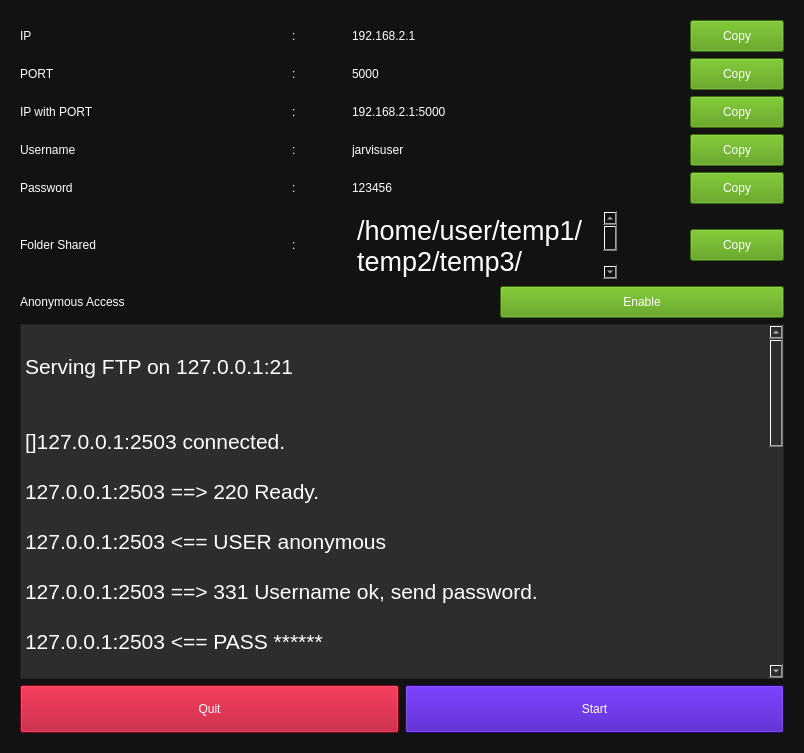
<?xml version="1.0" encoding="UTF-8"?>
<ui version="4.0">
 <class>Form</class>
 <widget class="QWidget" name="Form">
  <property name="geometry">
   <rect>
    <x>0</x>
    <y>0</y>
    <width>804</width>
    <height>753</height>
   </rect>
  </property>
  <property name="windowTitle">
   <string>Form</string>
  </property>
  <property name="styleSheet">
   <string notr="true">background-color: rgb(18, 18, 18);</string>
  </property>
  <layout class="QGridLayout" name="gridLayout">
   <item row="0" column="0">
    <widget class="QStackedWidget" name="stackedWidget">
     <property name="currentIndex">
      <number>1</number>
     </property>
     <widget class="QWidget" name="page">
      <layout class="QGridLayout" name="gridLayout_2">
       <item row="0" column="0">
        <layout class="QHBoxLayout" name="horizontalLayout">
         <item>
          <widget class="QPushButton" name="default_button">
           <property name="styleSheet">
            <string notr="true">font: 81 24pt &quot;FreeSans&quot;;
background-color: rgb(55, 0, 179);
color: rgb(255, 255, 255);
padding: 16px;</string>
           </property>
           <property name="text">
            <string>Default</string>
           </property>
          </widget>
         </item>
         <item>
          <widget class="QPushButton" name="select_button">
           <property name="styleSheet">
            <string notr="true">font: 81 24pt &quot;FreeSans&quot;;
background-color: rgb(55, 0, 179);
color: rgb(255, 255, 255);
padding: 16px;</string>
           </property>
           <property name="text">
            <string>Select</string>
           </property>
          </widget>
         </item>
        </layout>
       </item>
      </layout>
     </widget>
     <widget class="QWidget" name="page_2">
      <layout class="QGridLayout" name="gridLayout_3">
       <item row="1" column="0">
        <layout class="QVBoxLayout" name="verticalLayout" stretch="1,1,1,1,1,1,1,6,2">
         <item>
          <layout class="QHBoxLayout" name="horizontalLayout_2" stretch="5,1,5,3">
           <item alignment="Qt::AlignLeft">
            <widget class="QLabel" name="ip_label">
             <property name="styleSheet">
              <string notr="true">font: 81 20pt &quot;FreeSans&quot;;
background-color: rgba(0, 0, 0, 0);
color: rgb(255, 255, 255);</string>
             </property>
             <property name="text">
              <string>IP</string>
             </property>
            </widget>
           </item>
           <item>
            <widget class="QLabel" name="ip_colon_label">
             <property name="styleSheet">
              <string notr="true">font: 81 20pt &quot;FreeSans&quot;;
background-color: rgba(0, 0, 0, 0);
color: rgb(255, 255, 255);</string>
             </property>
             <property name="text">
              <string>:</string>
             </property>
            </widget>
           </item>
           <item>
            <widget class="QLabel" name="ip_value_label">
             <property name="styleSheet">
              <string notr="true">font: 81 20pt &quot;FreeSans&quot;;
background-color: rgba(0, 0, 0, 0);
color: rgb(255, 255, 255);</string>
             </property>
             <property name="text">
              <string>192.168.2.1</string>
             </property>
            </widget>
           </item>
           <item alignment="Qt::AlignRight">
            <widget class="QPushButton" name="ip_copy_button">
             <property name="styleSheet">
              <string notr="true">font: 81 20pt &quot;FreeSans&quot;;
background-color: rgb(78, 154, 6);
color: rgb(255, 255, 255);
padding: 8px 32px 8px 32px;</string>
             </property>
             <property name="text">
              <string>Copy</string>
             </property>
            </widget>
           </item>
          </layout>
         </item>
         <item>
          <layout class="QHBoxLayout" name="horizontalLayout_3" stretch="5,1,5,3">
           <item alignment="Qt::AlignLeft">
            <widget class="QLabel" name="port_label">
             <property name="styleSheet">
              <string notr="true">font: 81 20pt &quot;FreeSans&quot;;
background-color: rgba(0, 0, 0, 0);
color: rgb(255, 255, 255);</string>
             </property>
             <property name="text">
              <string>PORT</string>
             </property>
            </widget>
           </item>
           <item>
            <widget class="QLabel" name="port_colon_label">
             <property name="styleSheet">
              <string notr="true">font: 81 20pt &quot;FreeSans&quot;;
background-color: rgba(0, 0, 0, 0);
color: rgb(255, 255, 255);</string>
             </property>
             <property name="text">
              <string>:</string>
             </property>
            </widget>
           </item>
           <item>
            <widget class="QLabel" name="port_value_label">
             <property name="styleSheet">
              <string notr="true">font: 81 20pt &quot;FreeSans&quot;;
background-color: rgba(0, 0, 0, 0);
color: rgb(255, 255, 255);</string>
             </property>
             <property name="text">
              <string>5000</string>
             </property>
            </widget>
           </item>
           <item alignment="Qt::AlignRight">
            <widget class="QPushButton" name="port_copy_button">
             <property name="styleSheet">
              <string notr="true">font: 81 20pt &quot;FreeSans&quot;;
background-color: rgb(78, 154, 6);
color: rgb(255, 255, 255);
padding: 8px 32px 8px 32px;</string>
             </property>
             <property name="text">
              <string>Copy</string>
             </property>
            </widget>
           </item>
          </layout>
         </item>
         <item>
          <layout class="QHBoxLayout" name="horizontalLayout_4" stretch="5,1,5,3">
           <item alignment="Qt::AlignLeft">
            <widget class="QLabel" name="ip_port_label">
             <property name="styleSheet">
              <string notr="true">font: 81 20pt &quot;FreeSans&quot;;
background-color: rgba(0, 0, 0, 0);
color: rgb(255, 255, 255);</string>
             </property>
             <property name="text">
              <string>IP with PORT</string>
             </property>
            </widget>
           </item>
           <item>
            <widget class="QLabel" name="ip_port_colon_label">
             <property name="styleSheet">
              <string notr="true">font: 81 20pt &quot;FreeSans&quot;;
background-color: rgba(0, 0, 0, 0);
color: rgb(255, 255, 255);</string>
             </property>
             <property name="text">
              <string>:</string>
             </property>
            </widget>
           </item>
           <item>
            <widget class="QLabel" name="ip_port_value_label">
             <property name="styleSheet">
              <string notr="true">font: 81 20pt &quot;FreeSans&quot;;
background-color: rgba(0, 0, 0, 0);
color: rgb(255, 255, 255);</string>
             </property>
             <property name="text">
              <string>192.168.2.1:5000</string>
             </property>
            </widget>
           </item>
           <item alignment="Qt::AlignRight">
            <widget class="QPushButton" name="ip_port_copy_button">
             <property name="styleSheet">
              <string notr="true">font: 81 20pt &quot;FreeSans&quot;;
background-color: rgb(78, 154, 6);
color: rgb(255, 255, 255);
padding: 8px 32px 8px 32px;</string>
             </property>
             <property name="text">
              <string>Copy</string>
             </property>
            </widget>
           </item>
          </layout>
         </item>
         <item>
          <layout class="QHBoxLayout" name="horizontalLayout_5" stretch="5,1,5,3">
           <item alignment="Qt::AlignLeft">
            <widget class="QLabel" name="username_label">
             <property name="styleSheet">
              <string notr="true">font: 81 20pt &quot;FreeSans&quot;;
background-color: rgba(0, 0, 0, 0);
color: rgb(255, 255, 255);</string>
             </property>
             <property name="text">
              <string>Username</string>
             </property>
            </widget>
           </item>
           <item>
            <widget class="QLabel" name="username_colon_label">
             <property name="styleSheet">
              <string notr="true">font: 81 20pt &quot;FreeSans&quot;;
background-color: rgba(0, 0, 0, 0);
color: rgb(255, 255, 255);</string>
             </property>
             <property name="text">
              <string>:</string>
             </property>
            </widget>
           </item>
           <item>
            <widget class="QLabel" name="username_value_label">
             <property name="styleSheet">
              <string notr="true">font: 81 20pt &quot;FreeSans&quot;;
background-color: rgba(0, 0, 0, 0);
color: rgb(255, 255, 255);</string>
             </property>
             <property name="text">
              <string>jarvisuser</string>
             </property>
            </widget>
           </item>
           <item alignment="Qt::AlignRight">
            <widget class="QPushButton" name="username_copy_button">
             <property name="styleSheet">
              <string notr="true">font: 81 20pt &quot;FreeSans&quot;;
background-color: rgb(78, 154, 6);
color: rgb(255, 255, 255);
padding: 8px 32px 8px 32px;</string>
             </property>
             <property name="text">
              <string>Copy</string>
             </property>
            </widget>
           </item>
          </layout>
         </item>
         <item>
          <layout class="QHBoxLayout" name="horizontalLayout_6" stretch="5,1,5,3">
           <item alignment="Qt::AlignLeft">
            <widget class="QLabel" name="password_label">
             <property name="styleSheet">
              <string notr="true">font: 81 20pt &quot;FreeSans&quot;;
background-color: rgba(0, 0, 0, 0);
color: rgb(255, 255, 255);</string>
             </property>
             <property name="text">
              <string>Password</string>
             </property>
            </widget>
           </item>
           <item>
            <widget class="QLabel" name="password_colon_label">
             <property name="styleSheet">
              <string notr="true">font: 81 20pt &quot;FreeSans&quot;;
background-color: rgba(0, 0, 0, 0);
color: rgb(255, 255, 255);</string>
             </property>
             <property name="text">
              <string>:</string>
             </property>
            </widget>
           </item>
           <item>
            <widget class="QLabel" name="password_value_label">
             <property name="styleSheet">
              <string notr="true">font: 81 20pt &quot;FreeSans&quot;;
background-color: rgba(0, 0, 0, 0);
color: rgb(255, 255, 255);</string>
             </property>
             <property name="text">
              <string>123456</string>
             </property>
            </widget>
           </item>
           <item alignment="Qt::AlignRight">
            <widget class="QPushButton" name="password_copy_button">
             <property name="styleSheet">
              <string notr="true">font: 81 20pt &quot;FreeSans&quot;;
background-color: rgb(78, 154, 6);
color: rgb(255, 255, 255);
padding: 8px 32px 8px 32px;</string>
             </property>
             <property name="text">
              <string>Copy</string>
             </property>
            </widget>
           </item>
          </layout>
         </item>
         <item>
          <layout class="QHBoxLayout" name="horizontalLayout_7" stretch="5,1,5,3">
           <item alignment="Qt::AlignLeft">
            <widget class="QLabel" name="folder_shared_label">
             <property name="styleSheet">
              <string notr="true">font: 81 20pt &quot;FreeSans&quot;;
background-color: rgba(0, 0, 0, 0);
color: rgb(255, 255, 255);</string>
             </property>
             <property name="text">
              <string>Folder Shared</string>
             </property>
            </widget>
           </item>
           <item>
            <widget class="QLabel" name="folder_shared_colon_label">
             <property name="styleSheet">
              <string notr="true">font: 81 20pt &quot;FreeSans&quot;;
background-color: rgba(0, 0, 0, 0);
color: rgb(255, 255, 255);</string>
             </property>
             <property name="text">
              <string>:</string>
             </property>
            </widget>
           </item>
           <item>
            <widget class="QTextBrowser" name="folder_shared_value_text_browser">
             <property name="styleSheet">
              <string notr="true">font: 81 20pt &quot;FreeSans&quot;;
background-color: rgba(0, 0, 0, 0);
color: rgb(255, 255, 255);</string>
             </property>
             <property name="html">
              <string>&lt;!DOCTYPE HTML PUBLIC &quot;-//W3C//DTD HTML 4.0//EN&quot; &quot;http://www.w3.org/TR/REC-html40/strict.dtd&quot;&gt;
&lt;html&gt;&lt;head&gt;&lt;meta name=&quot;qrichtext&quot; content=&quot;1&quot; /&gt;&lt;style type=&quot;text/css&quot;&gt;
p, li { white-space: pre-wrap; }
&lt;/style&gt;&lt;/head&gt;&lt;body style=&quot; font-family:'FreeSans'; font-size:20pt; font-weight:80; font-style:normal;&quot;&gt;
&lt;p style=&quot; margin-top:0px; margin-bottom:0px; margin-left:0px; margin-right:0px; -qt-block-indent:0; text-indent:0px;&quot;&gt;/home/user/temp1/temp2/temp3/temp4/temp5/temp6/random-folder-shared&lt;/p&gt;&lt;/body&gt;&lt;/html&gt;</string>
             </property>
            </widget>
           </item>
           <item alignment="Qt::AlignRight">
            <widget class="QPushButton" name="folder_shared_copy_button">
             <property name="styleSheet">
              <string notr="true">font: 81 20pt &quot;FreeSans&quot;;
background-color: rgb(78, 154, 6);
color: rgb(255, 255, 255);
padding: 8px 32px 8px 32px;</string>
             </property>
             <property name="text">
              <string>Copy</string>
             </property>
            </widget>
           </item>
          </layout>
         </item>
         <item>
          <layout class="QHBoxLayout" name="horizontalLayout_8" stretch="5,3">
           <item alignment="Qt::AlignLeft">
            <widget class="QLabel" name="anonymous_label">
             <property name="styleSheet">
              <string notr="true">font: 81 20pt &quot;FreeSans&quot;;
background-color: rgba(0, 0, 0, 0);
color: rgb(255, 255, 255);</string>
             </property>
             <property name="text">
              <string>Anonymous Access</string>
             </property>
            </widget>
           </item>
           <item>
            <widget class="QPushButton" name="anonymous_enable_button">
             <property name="styleSheet">
              <string notr="true">font: 81 20pt &quot;FreeSans&quot;;
background-color: rgb(78, 154, 6);
color: rgb(255, 255, 255);
padding: 8px 32px 8px 32px;</string>
             </property>
             <property name="text">
              <string>Enable</string>
             </property>
            </widget>
           </item>
          </layout>
         </item>
         <item>
          <widget class="QTextBrowser" name="log_text_browser">
           <property name="styleSheet">
            <string notr="true">font: 81 16pt &quot;FreeSans&quot;;
background-color: rgb(46, 45, 45);
color: rgb(255, 255, 255);</string>
           </property>
           <property name="html">
            <string>&lt;!DOCTYPE HTML PUBLIC &quot;-//W3C//DTD HTML 4.0//EN&quot; &quot;http://www.w3.org/TR/REC-html40/strict.dtd&quot;&gt;
&lt;html&gt;&lt;head&gt;&lt;meta name=&quot;qrichtext&quot; content=&quot;1&quot; /&gt;&lt;style type=&quot;text/css&quot;&gt;
p, li { white-space: pre-wrap; }
&lt;/style&gt;&lt;/head&gt;&lt;body style=&quot; font-family:'FreeSans'; font-size:16pt; font-weight:80; font-style:normal;&quot;&gt;
&lt;p style=&quot;-qt-paragraph-type:empty; margin-top:0px; margin-bottom:0px; margin-left:0px; margin-right:0px; -qt-block-indent:0; text-indent:0px;&quot;&gt;&lt;br /&gt;&lt;/p&gt;
&lt;p style=&quot; margin-top:0px; margin-bottom:0px; margin-left:0px; margin-right:0px; -qt-block-indent:0; text-indent:0px;&quot;&gt;Serving FTP on 127.0.0.1:21&lt;/p&gt;
&lt;p style=&quot;-qt-paragraph-type:empty; margin-top:0px; margin-bottom:0px; margin-left:0px; margin-right:0px; -qt-block-indent:0; text-indent:0px;&quot;&gt;&lt;br /&gt;&lt;/p&gt;
&lt;p style=&quot;-qt-paragraph-type:empty; margin-top:0px; margin-bottom:0px; margin-left:0px; margin-right:0px; -qt-block-indent:0; text-indent:0px;&quot;&gt;&lt;br /&gt;&lt;/p&gt;
&lt;p style=&quot; margin-top:0px; margin-bottom:0px; margin-left:0px; margin-right:0px; -qt-block-indent:0; text-indent:0px;&quot;&gt;[]127.0.0.1:2503 connected.&lt;/p&gt;
&lt;p style=&quot;-qt-paragraph-type:empty; margin-top:0px; margin-bottom:0px; margin-left:0px; margin-right:0px; -qt-block-indent:0; text-indent:0px;&quot;&gt;&lt;br /&gt;&lt;/p&gt;
&lt;p style=&quot; margin-top:0px; margin-bottom:0px; margin-left:0px; margin-right:0px; -qt-block-indent:0; text-indent:0px;&quot;&gt;127.0.0.1:2503 ==&amp;gt; 220 Ready.&lt;/p&gt;
&lt;p style=&quot;-qt-paragraph-type:empty; margin-top:0px; margin-bottom:0px; margin-left:0px; margin-right:0px; -qt-block-indent:0; text-indent:0px;&quot;&gt;&lt;br /&gt;&lt;/p&gt;
&lt;p style=&quot; margin-top:0px; margin-bottom:0px; margin-left:0px; margin-right:0px; -qt-block-indent:0; text-indent:0px;&quot;&gt;127.0.0.1:2503 &amp;lt;== USER anonymous&lt;/p&gt;
&lt;p style=&quot;-qt-paragraph-type:empty; margin-top:0px; margin-bottom:0px; margin-left:0px; margin-right:0px; -qt-block-indent:0; text-indent:0px;&quot;&gt;&lt;br /&gt;&lt;/p&gt;
&lt;p style=&quot; margin-top:0px; margin-bottom:0px; margin-left:0px; margin-right:0px; -qt-block-indent:0; text-indent:0px;&quot;&gt;127.0.0.1:2503 ==&amp;gt; 331 Username ok, send password.&lt;/p&gt;
&lt;p style=&quot;-qt-paragraph-type:empty; margin-top:0px; margin-bottom:0px; margin-left:0px; margin-right:0px; -qt-block-indent:0; text-indent:0px;&quot;&gt;&lt;br /&gt;&lt;/p&gt;
&lt;p style=&quot; margin-top:0px; margin-bottom:0px; margin-left:0px; margin-right:0px; -qt-block-indent:0; text-indent:0px;&quot;&gt;127.0.0.1:2503 &amp;lt;== PASS ******&lt;/p&gt;
&lt;p style=&quot;-qt-paragraph-type:empty; margin-top:0px; margin-bottom:0px; margin-left:0px; margin-right:0px; -qt-block-indent:0; text-indent:0px;&quot;&gt;&lt;br /&gt;&lt;/p&gt;
&lt;p style=&quot; margin-top:0px; margin-bottom:0px; margin-left:0px; margin-right:0px; -qt-block-indent:0; text-indent:0px;&quot;&gt;127.0.0.1:2503 ==&amp;gt; 230 Login successful.&lt;/p&gt;
&lt;p style=&quot;-qt-paragraph-type:empty; margin-top:0px; margin-bottom:0px; margin-left:0px; margin-right:0px; -qt-block-indent:0; text-indent:0px;&quot;&gt;&lt;br /&gt;&lt;/p&gt;
&lt;p style=&quot; margin-top:0px; margin-bottom:0px; margin-left:0px; margin-right:0px; -qt-block-indent:0; text-indent:0px;&quot;&gt;[anonymous]@127.0.0.1:2503 User anonymous logged in.&lt;/p&gt;
&lt;p style=&quot;-qt-paragraph-type:empty; margin-top:0px; margin-bottom:0px; margin-left:0px; margin-right:0px; -qt-block-indent:0; text-indent:0px;&quot;&gt;&lt;br /&gt;&lt;/p&gt;
&lt;p style=&quot; margin-top:0px; margin-bottom:0px; margin-left:0px; margin-right:0px; -qt-block-indent:0; text-indent:0px;&quot;&gt;127.0.0.1:2503 &amp;lt;== TYPE A&lt;/p&gt;
&lt;p style=&quot;-qt-paragraph-type:empty; margin-top:0px; margin-bottom:0px; margin-left:0px; margin-right:0px; -qt-block-indent:0; text-indent:0px;&quot;&gt;&lt;br /&gt;&lt;/p&gt;
&lt;p style=&quot; margin-top:0px; margin-bottom:0px; margin-left:0px; margin-right:0px; -qt-block-indent:0; text-indent:0px;&quot;&gt;127.0.0.1:2503 ==&amp;gt; 200 Type set to: ASCII.&lt;/p&gt;
&lt;p style=&quot;-qt-paragraph-type:empty; margin-top:0px; margin-bottom:0px; margin-left:0px; margin-right:0px; -qt-block-indent:0; text-indent:0px;&quot;&gt;&lt;br /&gt;&lt;/p&gt;
&lt;p style=&quot; margin-top:0px; margin-bottom:0px; margin-left:0px; margin-right:0px; -qt-block-indent:0; text-indent:0px;&quot;&gt;127.0.0.1:2503 &amp;lt;== PASV&lt;/p&gt;
&lt;p style=&quot;-qt-paragraph-type:empty; margin-top:0px; margin-bottom:0px; margin-left:0px; margin-right:0px; -qt-block-indent:0; text-indent:0px;&quot;&gt;&lt;br /&gt;&lt;/p&gt;
&lt;p style=&quot; margin-top:0px; margin-bottom:0px; margin-left:0px; margin-right:0px; -qt-block-indent:0; text-indent:0px;&quot;&gt;127.0.0.1:2503 ==&amp;gt; 227 Entering passive mode (127,0,0,1,9,201).&lt;/p&gt;
&lt;p style=&quot;-qt-paragraph-type:empty; margin-top:0px; margin-bottom:0px; margin-left:0px; margin-right:0px; -qt-block-indent:0; text-indent:0px;&quot;&gt;&lt;br /&gt;&lt;/p&gt;
&lt;p style=&quot; margin-top:0px; margin-bottom:0px; margin-left:0px; margin-right:0px; -qt-block-indent:0; text-indent:0px;&quot;&gt;127.0.0.1:2503 &amp;lt;== LIST&lt;/p&gt;
&lt;p style=&quot;-qt-paragraph-type:empty; margin-top:0px; margin-bottom:0px; margin-left:0px; margin-right:0px; -qt-block-indent:0; text-indent:0px;&quot;&gt;&lt;br /&gt;&lt;/p&gt;
&lt;p style=&quot; margin-top:0px; margin-bottom:0px; margin-left:0px; margin-right:0px; -qt-block-indent:0; text-indent:0px;&quot;&gt;127.0.0.1:2503 ==&amp;gt; 150 File status okay. About to open data connection.&lt;/p&gt;
&lt;p style=&quot;-qt-paragraph-type:empty; margin-top:0px; margin-bottom:0px; margin-left:0px; margin-right:0px; -qt-block-indent:0; text-indent:0px;&quot;&gt;&lt;br /&gt;&lt;/p&gt;
&lt;p style=&quot; margin-top:0px; margin-bottom:0px; margin-left:0px; margin-right:0px; -qt-block-indent:0; text-indent:0px;&quot;&gt;[anonymous]@127.0.0.1:2503 OK LIST &amp;quot;/&amp;quot;. Transfer starting.&lt;/p&gt;
&lt;p style=&quot;-qt-paragraph-type:empty; margin-top:0px; margin-bottom:0px; margin-left:0px; margin-right:0px; -qt-block-indent:0; text-indent:0px;&quot;&gt;&lt;br /&gt;&lt;/p&gt;
&lt;p style=&quot; margin-top:0px; margin-bottom:0px; margin-left:0px; margin-right:0px; -qt-block-indent:0; text-indent:0px;&quot;&gt;127.0.0.1:2503 ==&amp;gt; 226 Transfer complete.&lt;/p&gt;
&lt;p style=&quot;-qt-paragraph-type:empty; margin-top:0px; margin-bottom:0px; margin-left:0px; margin-right:0px; -qt-block-indent:0; text-indent:0px;&quot;&gt;&lt;br /&gt;&lt;/p&gt;
&lt;p style=&quot; margin-top:0px; margin-bottom:0px; margin-left:0px; margin-right:0px; -qt-block-indent:0; text-indent:0px;&quot;&gt;[anonymous]@127.0.0.1:2503 Transfer complete. 706 bytes transmitted.&lt;/p&gt;
&lt;p style=&quot;-qt-paragraph-type:empty; margin-top:0px; margin-bottom:0px; margin-left:0px; margin-right:0px; -qt-block-indent:0; text-indent:0px;&quot;&gt;&lt;br /&gt;&lt;/p&gt;
&lt;p style=&quot; margin-top:0px; margin-bottom:0px; margin-left:0px; margin-right:0px; -qt-block-indent:0; text-indent:0px;&quot;&gt;127.0.0.1:2503 &amp;lt;== QUIT&lt;/p&gt;
&lt;p style=&quot;-qt-paragraph-type:empty; margin-top:0px; margin-bottom:0px; margin-left:0px; margin-right:0px; -qt-block-indent:0; text-indent:0px;&quot;&gt;&lt;br /&gt;&lt;/p&gt;
&lt;p style=&quot; margin-top:0px; margin-bottom:0px; margin-left:0px; margin-right:0px; -qt-block-indent:0; text-indent:0px;&quot;&gt;127.0.0.1:2503 ==&amp;gt; 221 Goodbye.&lt;/p&gt;
&lt;p style=&quot;-qt-paragraph-type:empty; margin-top:0px; margin-bottom:0px; margin-left:0px; margin-right:0px; -qt-block-indent:0; text-indent:0px;&quot;&gt;&lt;br /&gt;&lt;/p&gt;
&lt;p style=&quot; margin-top:0px; margin-bottom:0px; margin-left:0px; margin-right:0px; -qt-block-indent:0; text-indent:0px;&quot;&gt;[anonymous]@127.0.0.1:2503 Disconnected.&lt;/p&gt;
&lt;p style=&quot;-qt-paragraph-type:empty; margin-top:0px; margin-bottom:0px; margin-left:0px; margin-right:0px; -qt-block-indent:0; text-indent:0px;&quot;&gt;&lt;br /&gt;&lt;/p&gt;&lt;/body&gt;&lt;/html&gt;</string>
           </property>
          </widget>
         </item>
         <item>
          <layout class="QHBoxLayout" name="horizontalLayout_9">
           <item>
            <widget class="QPushButton" name="quit_button">
             <property name="styleSheet">
              <string notr="true">font: 81 20pt &quot;FreeSans&quot;;
background-color: rgb(176, 0, 32);
color: rgb(255, 255, 255);
padding: 16px;</string>
             </property>
             <property name="text">
              <string>Quit</string>
             </property>
            </widget>
           </item>
           <item>
            <widget class="QPushButton" name="start_button">
             <property name="styleSheet">
              <string notr="true">font: 81 20pt &quot;FreeSans&quot;;
background-color: rgb(55, 0, 179);
color: rgb(255, 255, 255);
padding: 16px;</string>
             </property>
             <property name="text">
              <string>Start</string>
             </property>
            </widget>
           </item>
          </layout>
         </item>
        </layout>
       </item>
      </layout>
     </widget>
    </widget>
   </item>
  </layout>
 </widget>
 <resources/>
 <connections/>
</ui>
